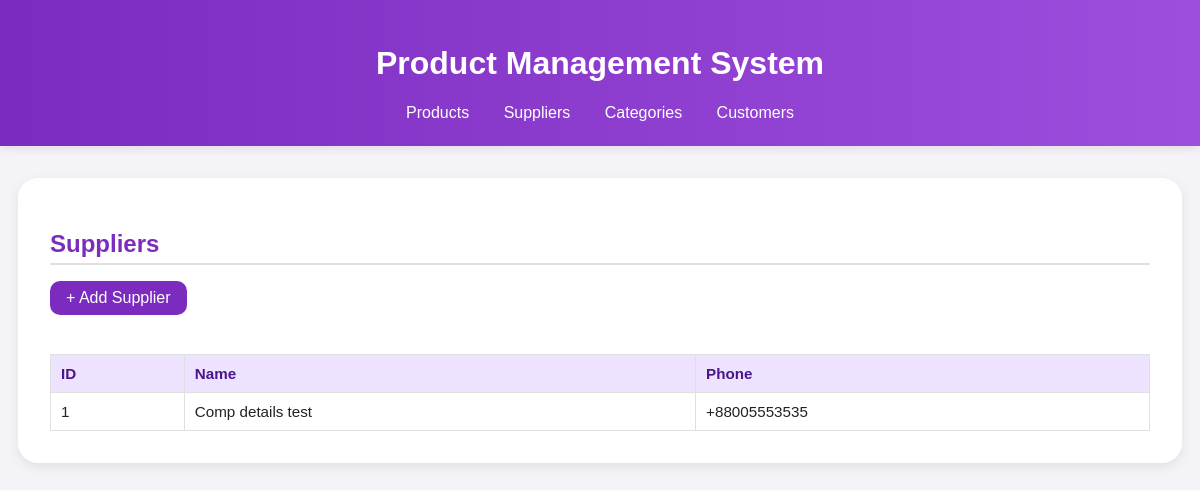
The app's page /suppliers with its own data.
### models.py (models this page shows)
class Supplier(db.Model):
    id = db.Column(db.Integer, primary_key=True)
    name = db.Column(db.String(120), nullable=False)
    phone = db.Column(db.String(50))
    products = db.relationship('Product', backref='supplier', lazy=True)

### routes.py (the view)
@app.route('/suppliers')
def suppliers():
    suppliers = Supplier.query.all()
    return render_template('suppliers.html', suppliers=suppliers)

### templates/suppliers.html (shortened to what this page needs)
{% extends 'base.html' %}
{% block content %}
<h2>Suppliers</h2>
<a class="btn-add" href="{{ url_for('add_supplier') }}">+ Add Supplier</a>
<div class="table-wrapper">
<table>
<thead><tr><th>ID</th><th>Name</th><th>Phone</th></tr></thead>
<tbody>
{% for s in suppliers %}
<tr><td>{{ s.id }}</td><td>{{ s.name }}</td><td>{{ s.phone }}</td></tr>
{% endfor %}
</tbody>
</table>
</div>
{% endblock %}

### static/style.css (style rules this page uses)
body { font-family: "Poppins", sans-serif; background: #f4f3f7; color: #222; margin: 0; padding: 0; }
h2 { color: #7B2CBF; border-bottom: 2px solid #E0E0E0; padding-bottom: 5px; margin-bottom: 1rem; }
.table-wrapper { overflow-x: auto; }
table { width: 100%; border-collapse: collapse; margin-top: 1.5rem; font-size: 0.95rem; }
th, td { border: 1px solid #e0e0e0; padding: 10px; text-align: left; }
th { background: #ede3ff; color: #4a148c; }
.btn-add { display: inline-block; background: #7B2CBF; color: white; padding: 8px 16px; border-radius: 10px; text-decoration: none; transition: 0.3s; margin-bottom: 15px; }

### records on screen
Supplier: id "1", name "Comp details test", phone "+88005553535"
